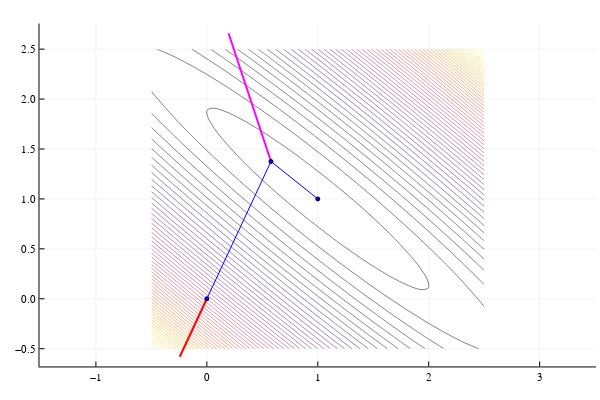

Notebook code cell kept with this figure:
### Code cell
x = zeros(2)

v1 = randn(2)
v2 = randn(2)

w1 = v1
γ21 = dot(v2, A * w1) / dot(w1, A * w1)
w2 = v2 - γ21 * w1

M = [
    dot(w1, A * w1)  0.0;
                0.0  dot(w2, A * w2)
]
c = [
    dot(w1, b - A * x);
    dot(w2, b - A * x)
]
α, β = M \ c

xv = x + α * w1
xvw = xv + β * w2
p = contour(xg, yg, (x,y) -> f([x;y]), levels=100, leg=false, ratio=:equal)
plot!([x[1], x[1] + v1[1]], [x[2], x[2] + v1[2]], c=:red, l=:arrow, lw=2)
plot!([x[1], x[1] + v2[1]] .+ α * v1[1], [x[2], x[2] + v2[2]] .+ α * v1[2], c=:magenta, l=:arrow, lw=2)
scatter!([x[1], xv[1], xvw[1]], [x[2], xv[2], xvw[2]], c=:blue, ms=2)
plot!([x[1], xv[1], xvw[1]], [x[2], xv[2], xvw[2]], c=:blue, l=:arrow)

### Figure 1 — Plotly figure (JSON) as saved in the notebook; plotly's stock layout.template omitted (floating-point values rounded to 4 significant figures; data arrays with more than 128 entries replaced by an {"elided": "..."} marker saying what was removed)
{"data": [{"colorbar": {"title": ""}, "colorscale": {"elided": "256x2 mixed values"}, "contours": {"coloring": "lines", "showlabels": false}, "hoverinfo": "none", "name": "y1", "ncontours": 102, "showlegend": false, "showscale": false, "type": "contour", "x": [-0.5, -0.4388, -0.3776, -0.3163, -0.2551, -0.1939, -0.1327, -0.07143, -0.0102, 0.05102, 0.1122, 0.1735, 0.2347, 0.2959, 0.3571, 0.4184, 0.4796, 0.5408, 0.602, 0.6633, 0.7245, 0.7857, 0.8469, 0.9082, 0.9694, 1.031, 1.092, 1.153, 1.214, 1.276, 1.337, 1.398, 1.459, 1.52, 1.582, 1.643, 1.704, 1.765, 1.827, 1.888, 1.949, 2.01, 2.071, 2.133, 2.194, 2.255, 2.316, 2.378, 2.439, 2.5], "xaxis": "x1", "y": [-0.5, -0.4388, -0.3776, -0.3163, -0.2551, -0.1939, -0.1327, -0.07143, -0.0102, 0.05102, 0.1122, 0.1735, 0.2347, 0.2959, 0.3571, 0.4184, 0.4796, 0.5408, 0.602, 0.6633, 0.7245, 0.7857, 0.8469, 0.9082, 0.9694, 1.031, 1.092, 1.153, 1.214, 1.276, 1.337, 1.398, 1.459, 1.52, 1.582, 1.643, 1.704, 1.765, 1.827, 1.888, 1.949, 2.01, 2.071, 2.133, 2.194, 2.255, 2.316, 2.378, 2.439, 2.5], "yaxis": "y1", "z": {"elided": "50x50 float values"}, "zmax": 61.35, "zmin": -49.08}, {"colorbar": {"title": ""}, "legendgroup": "y2", "line": {"color": "rgba(255, 0, 0, 1.000)", "dash": "solid", "shape": "linear", "width": 2}, "mode": "lines", "name": "y2", "showlegend": true, "type": "scatter", "x": [0, -0.2442], "xaxis": "x1", "y": [0, -0.5806], "yaxis": "y1", "zmax": 61.35, "zmin": -49.08}, {"colorbar": {"title": ""}, "legendgroup": "y3", "line": {"color": "rgba(255, 0, 255, 1.000)", "dash": "solid", "shape": "linear", "width": 2}, "mode": "lines", "name": "y3", "showlegend": true, "type": "scatter", "x": [0.5783, 0.1956], "xaxis": "x1", "y": [1.375, 2.659], "yaxis": "y1", "zmax": 61.35, "zmin": -49.08}, {"colorbar": {"title": ""}, "legendgroup": "y4", "marker": {"color": "rgba(0, 0, 255, 1.000)", "line": {"color": "rgba(0, 0, 0, 1.000)", "width": 1}, "size": 4, "symbol": "circle"}, "mode": "markers", "name": "y4", "showlegend": true, "type": "scatter", "x": [0, 0.5783, 1], "xaxis": "x1", "y": [0, 1.375, 1.0], "yaxis": "y1", "zmax": 61.35, "zmin": -49.08}, {"colorbar": {"title": ""}, "legendgroup": "y5", "line": {"color": "rgba(0, 0, 255, 1.000)", "dash": "solid", "shape": "linear", "width": 1}, "mode": "lines", "name": "y5", "showlegend": true, "type": "scatter", "x": [0, 0.5783, 1], "xaxis": "x1", "y": [0, 1.375, 1.0], "yaxis": "y1", "zmax": 61.35, "zmin": -49.08}], "layout": {"annotations": [], "height": 400, "margin": {"b": 20, "l": 0, "r": 0, "t": 20}, "paper_bgcolor": "rgba(255, 255, 255, 1.000)", "plot_bgcolor": "rgba(255, 255, 255, 1.000)", "showlegend": false, "width": 600, "xaxis": {"anchor": "y1", "domain": [0.06582, 0.9934], "gridcolor": "rgba(0, 0, 0, 0.100)", "gridwidth": 0.5, "linecolor": "rgba(0, 0, 0, 1.000)", "mirror": false, "range": [-1.508, 3.508], "showgrid": true, "showline": true, "showticklabels": true, "tickangle": 0, "tickcolor": "rgb(0, 0, 0)", "tickfont": {"color": "rgba(0, 0, 0, 1.000)", "family": "sans-serif", "size": 11}, "tickmode": "array", "ticks": "inside", "ticktext": ["−1", "0", "1", "2", "3"], "tickvals": [-1, 0, 1, 2, 3], "title": "", "titlefont": {"color": "rgba(0, 0, 0, 1.000)", "family": "sans-serif", "size": 15}, "type": "-", "visible": true, "zeroline": false, "zerolinecolor": "rgba(0, 0, 0, 1.000)"}, "yaxis": {"anchor": "x1", "domain": [0.03762, 0.9902], "gridcolor": "rgba(0, 0, 0, 0.100)", "gridwidth": 0.5, "linecolor": "rgba(0, 0, 0, 1.000)", "mirror": false, "range": [-0.6778, 2.757], "showgrid": true, "showline": true, "showticklabels": true, "tickangle": 0, "tickcolor": "rgb(0, 0, 0)", "tickfont": {"color": "rgba(0, 0, 0, 1.000)", "family": "sans-serif", "size": 11}, "tickmode": "array", "ticks": "inside", "ticktext": ["−0.5", "0.0", "0.5", "1.0", "1.5", "2.0", "2.5"], "tickvals": [-0.5, 0, 0.5, 1, 1.5, 2, 2.5], "title": "", "titlefont": {"color": "rgba(0, 0, 0, 1.000)", "family": "sans-serif", "size": 15}, "type": "-", "visible": true, "zeroline": false, "zerolinecolor": "rgba(0, 0, 0, 1.000)"}}}
